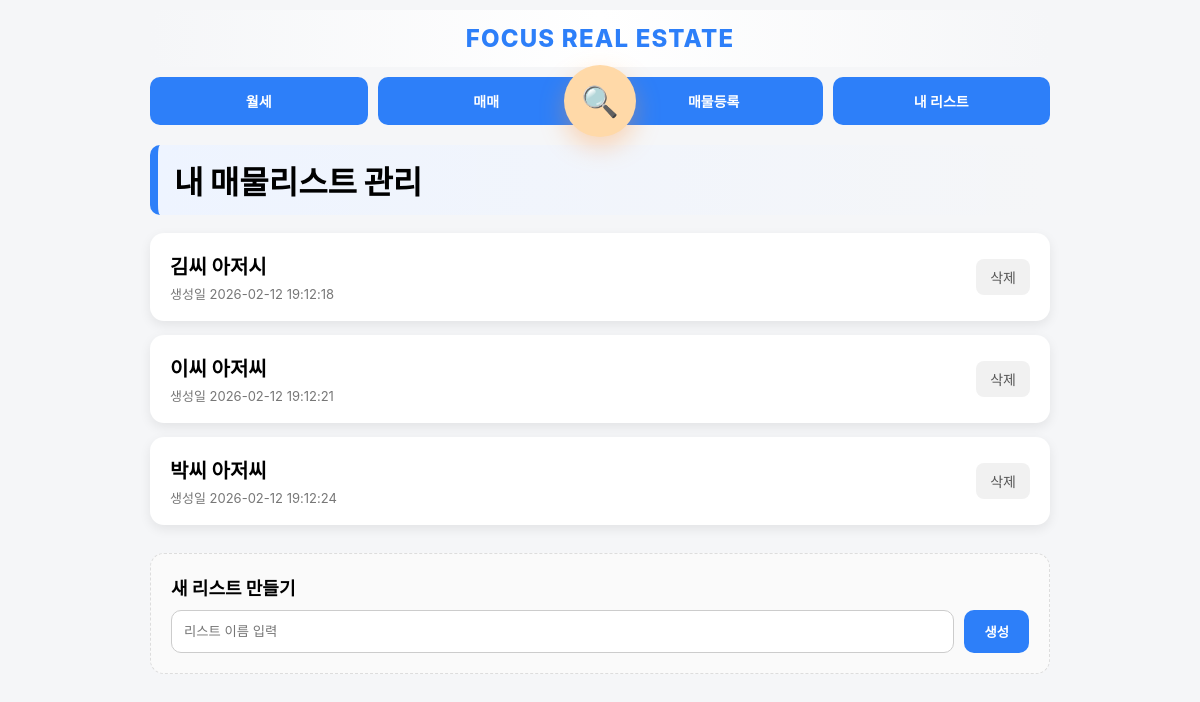
Before: /collections (signed in) with the older database file.
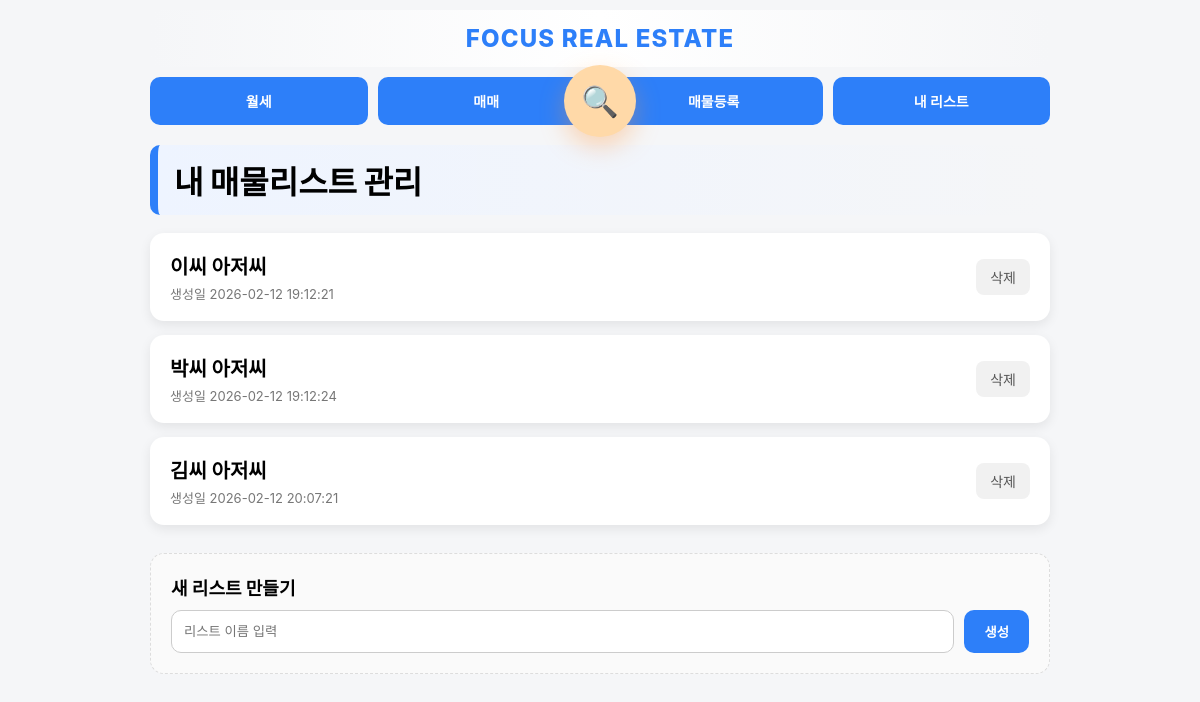
After: the same page with the newer database file.
### app.py (models this page shows)
class Collection(db.Model):
    id = db.Column(db.Integer, primary_key=True)
    title = db.Column(db.String(200))
    memo = db.Column(db.String(200))
    created_at = db.Column(db.String(50))

### app.py (the view)
@app.route("/collections")
@login_required
def collections():
    lists = Collection.query.all()
    return render_template(
        "collections.html",
        lists=lists,
    )

### app.py (called while the page is built)
@login_manager.user_loader
def load_user(user_id):
    return User.query.get(int(user_id))

### templates/collections.html (shortened to what this page needs)
{% extends "base.html" %}
{% block content %}
<div class="section-title">내 매물리스트 관리</div>
<div class="list-container">
{% for c in lists %}
<div class="list-card" onclick="location.href='/collections/{{ c.id }}'">
    <div class="list-info">
        <div class="list-title">{{ c.title }}</div>
        <div class="list-date">생성일 {{ c.created_at }}</div>
    </div>
    <div class="list-actions">
        <a href="/collections/delete/{{ c.id }}"
           class="delete-btn"
           onclick="event.stopPropagation(); return confirm('리스트를 삭제할까요?')">
           삭제
        </a>
    </div>
</div>
{% endfor %}
</div>
<div class="new-list-card">
    <div class="new-title">새 리스트 만들기</div>
    <form method="POST" action="/collections/new" class="new-form">
        <input type="text" name="title" placeholder="리스트 이름 입력" required>
        <button type="submit">생성</button>
    </form>
</div>
{% endblock %}

### templates/base.html (shortened to what this page needs)
<!DOCTYPE html>
<html>
<head>
</head>
<body>
<div class="container">
    <div class="site-header">
         FOCUS REAL ESTATE
    </div>
    <div class="menu-wrapper">
    <div class="menu">
        <a href="/?mode=rent">월세</a>
        <a href="/?mode=sale">매매</a>
        <a href="/register" class="pc-only">매물등록</a>
        <a href="/collections">내 리스트</a>
    </div>
    <a href="/search" class="search-fab" title="매물 검색">
        🔍
    </a>
</div>
{% block content %}
{% endblock %}
</div>
</body>
</html>

### templates/base.html (style rules this page uses)
.site-header { text-align: center; font-size: 24px; font-weight: 800; letter-spacing: 1.2px; padding: 14px 0; color: #2d7ff9; background: linear-gradient(to right, #f5f6f8, #ffffff, #f5f6f8); border-radius: 12px; margin-bottom: 10px; }
body { font-size: 14px; }
@media (min-width: 801px) { .menu { display: flex !important; flex-direction: row !important; justify-content: space-between !important; gap: 10px !important; } }
@media (min-width: 801px) { .menu a { flex: 1 !important; } }
body { font-family: -apple-system, BlinkMacSystemFont, "Segoe UI", Roboto, sans-serif; margin: 0; padding: 0; background: #f5f6f8; }
.container { max-width: 900px; margin: 0 auto; padding: 10px; }
.menu { display: grid; grid-template-columns: repeat(3, 1fr); gap: 8px; margin-bottom: 15px; }
.menu a { text-align: center; padding: 14px 10px; background: #2d7ff9; color: white; border-radius: 10px; text-decoration: none; font-size: 14px; font-weight: bold; }
.menu-wrapper { position: relative; margin-bottom: 20px; }
.search-fab { position: absolute; left: 50%; top: 50%; transform: translate(-50%, -50%); width: 72px; height: 72px; border-radius: 50%; background: #ffd9a8; color: #ff8a00; display: flex; align-items: center; justify-content: center; font-size: 30px; text-decoration: none; box-shadow: 0 10px 25px rgba(255,150,60,0.35); transition: all 0.18s ease; z-index: 10; animation: floaty 2.4s ease-in-out infinite; }

### templates/collections.html (style rules this page uses)
.section-title { font-size: 32px; font-weight: 900; margin-bottom: 18px; padding: 12px 16px; border-radius: 10px; background: linear-gradient(to right, #eef4ff, transparent); border-left: 8px solid #2d7ff9; }
.list-container { display: flex; flex-direction: column; gap: 14px; }
.list-card { background: white; padding: 18px 20px; border-radius: 14px; box-shadow: 0 4px 12px rgba(0,0,0,0.08); display: flex; justify-content: space-between; align-items: center; }
.list-title { font-size: 20px; font-weight: bold; }
.list-date { font-size: 13px; color: #777; margin-top: 4px; }
.list-actions { display: flex; gap: 10px; }
.delete-btn { background: #f1f1f1; color: #555; padding: 8px 14px; border-radius: 8px; text-decoration: none; }
.new-list-card { margin-top: 28px; background: #fafafa; padding: 20px; border-radius: 14px; border: 1px dashed #ddd; }
.new-title { font-weight: bold; margin-bottom: 10px; font-size: 18px; }
.new-form { display: flex; gap: 10px; }
.new-form input { flex: 1; padding: 12px; border-radius: 10px; border: 1px solid #ccc; }
.new-form button { background: #2d7ff9; color: white; border: none; padding: 12px 20px; border-radius: 10px; font-weight: bold; cursor: pointer; }
.list-card { cursor: pointer; transition: 0.15s; }

Changed rows visible on the page:
removed Collection: title "김씨 아저시", created_at "2026-02-12 19:12:18"
added Collection: title "김씨 아저씨", created_at "2026-02-12 20:07:21"
